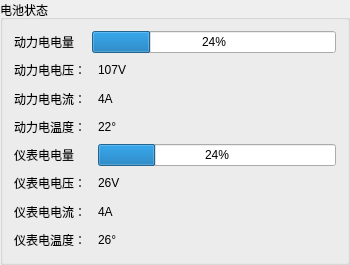
       <widget class="QGroupBox" name="grpBatteryStatus">
        <property name="minimumSize">
         <size>
          <width>350</width>
          <height>265</height>
         </size>
        </property>
        <property name="title">
         <string>电池状态</string>
        </property>
        <layout class="QGridLayout" name="gridLayout_2">
         <item row="7" column="2">
          <widget class="QLabel" name="lblInstrumentTempVal">
           <property name="text">
            <string>26°</string>
           </property>
          </widget>
         </item>
         <item row="0" column="1" colspan="2">
          <widget class="QProgressBar" name="progressBarPower">
           <property name="value">
            <number>24</number>
           </property>
          </widget>
         </item>
         <item row="2" column="0">
          <widget class="QLabel" name="lblPowerCurrent">
           <property name="text">
            <string>动力电电流：</string>
           </property>
          </widget>
         </item>
         <item row="2" column="2">
          <widget class="QLabel" name="lblPowerCurrentVal">
           <property name="text">
            <string>4A</string>
           </property>
          </widget>
         </item>
         <item row="3" column="0">
          <widget class="QLabel" name="lblPowerTemp">
           <property name="text">
            <string>动力电温度：</string>
           </property>
          </widget>
         </item>
         <item row="1" column="0">
          <widget class="QLabel" name="lblPowerVoltage">
           <property name="text">
            <string>动力电电压：</string>
           </property>
          </widget>
         </item>
         <item row="6" column="2">
          <widget class="QLabel" name="lblInstrumentCurrentVal">
           <property name="text">
            <string>4A</string>
           </property>
          </widget>
         </item>
         <item row="5" column="0">
          <widget class="QLabel" name="lblInstrumentVoltage">
           <property name="text">
            <string>仪表电电压：</string>
           </property>
          </widget>
         </item>
         <item row="5" column="2">
          <widget class="QLabel" name="lblInstrumentVoltageVal">
           <property name="text">
            <string>26V</string>
           </property>
          </widget>
         </item>
         <item row="4" column="0">
          <widget class="QLabel" name="llblInstrumentBattery">
           <property name="text">
            <string>仪表电电量</string>
           </property>
          </widget>
         </item>
         <item row="7" column="0" colspan="2">
          <widget class="QLabel" name="lblInstrumentTemp">
           <property name="text">
            <string>仪表电温度：</string>
           </property>
          </widget>
         </item>
         <item row="0" column="0">
          <widget class="QLabel" name="lblPowerBattery">
           <property name="text">
            <string>动力电电量</string>
           </property>
          </widget>
         </item>
         <item row="3" column="2">
          <widget class="QLabel" name="lblPowerTempVal">
           <property name="text">
            <string>22°</string>
           </property>
          </widget>
         </item>
         <item row="1" column="2">
          <widget class="QLabel" name="lblPowerVoltageVal">
           <property name="text">
            <string>107V</string>
           </property>
          </widget>
         </item>
         <item row="4" column="2">
          <widget class="QProgressBar" name="progressBarInstrument">
           <property name="value">
            <number>24</number>
           </property>
          </widget>
         </item>
         <item row="6" column="0" colspan="2">
          <widget class="QLabel" name="lblInstrumentCurrent">
           <property name="text">
            <string>仪表电电流：</string>
           </property>
          </widget>
         </item>
        </layout>
       </widget>
